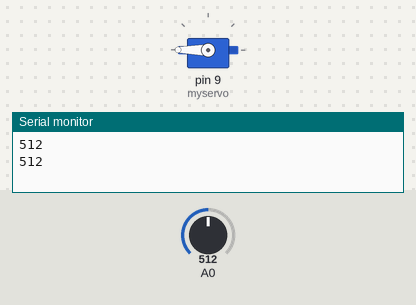
A sketch run on a simulated Arduino Uno, built with avr-gcc and run on an emulated ATmega328P. Shown: servo, the last lines printed to the serial monitor. Inputs (shaded band) come from the test bench; at power-on: A0 = 512.

Above: at 1.8 s.
1.9 s: A0 set to 22
4.2 s: A0 set to 17
At 6.6 s:
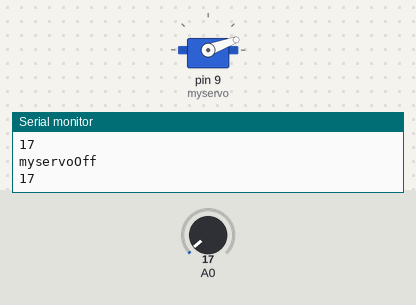
7.5 s: A0 set to 122
At 10.2 s:
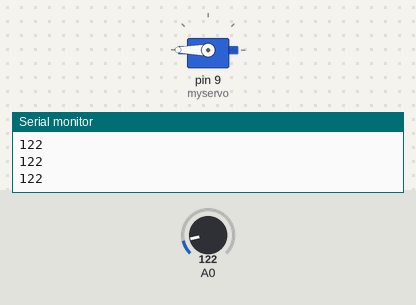
10.5 s: A0 set to 10
At 12.5 s:
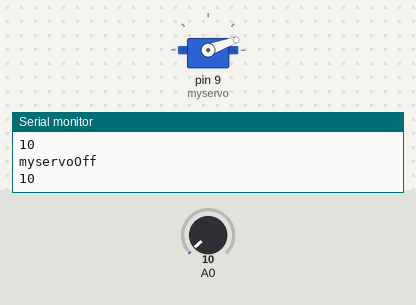
Timing chart, 0 to 14.0 s (numbered marks = the images above; inputs shaded):
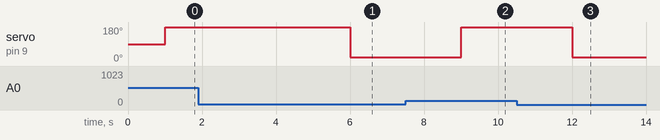

The sketch:

test09Water_Sensor.ino
```cpp
#include <SimpleTimer.h>
#include <Servo.h>

Servo myservo;
SimpleTimer timer;
int reg = 0;
void setup() {
  Serial.begin(9600);
  myservo.attach(9);
}
void myservoOff(){
  myservo.write(20);
  Serial.println("myservoOff");
}
void loop() {
  reg = analogRead(A0);
  Serial.println(reg);
  delay(1000);
  if(reg>=20 ){
    myservo.write(180);
    //timer.setTimeout(5000,myservoOff);
  }else{
   myservoOff();
  }
  //timer.run();
}
```

Measured:
- the behaviour switches between 20 and 19 on A0 (found by bisection; images 0 and 1)
- after the input at 4.2 s, servo on pin 9 (myservo): 180° → 20° after 1.8 s
- after the input at 7.5 s, servo on pin 9 (myservo): 20° → 180° after 1.5 s
- after the input at 10.5 s, servo on pin 9 (myservo): 180° → 20° after 1.5 s
